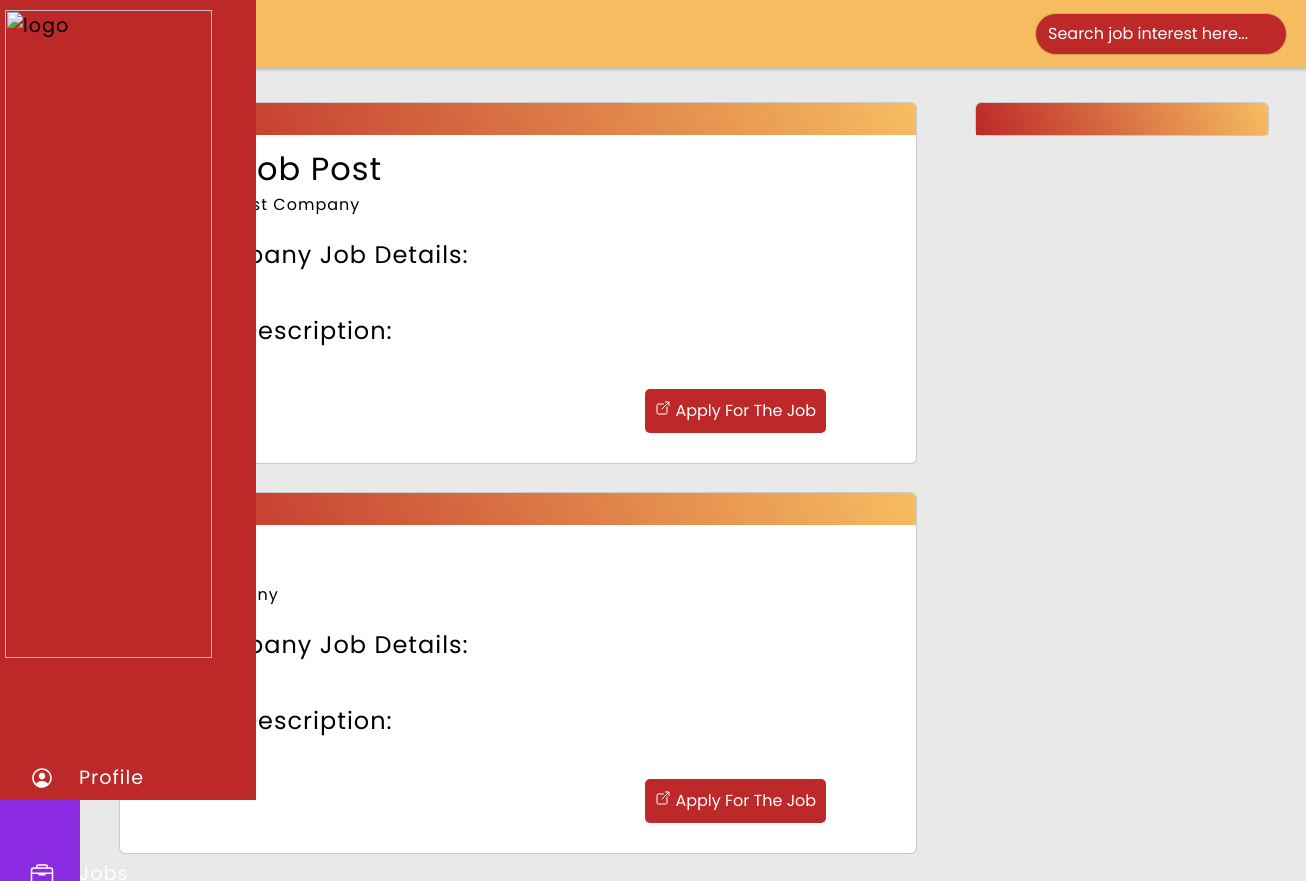
The page /applicantHome/ (signed in) on the database as committed earlier.
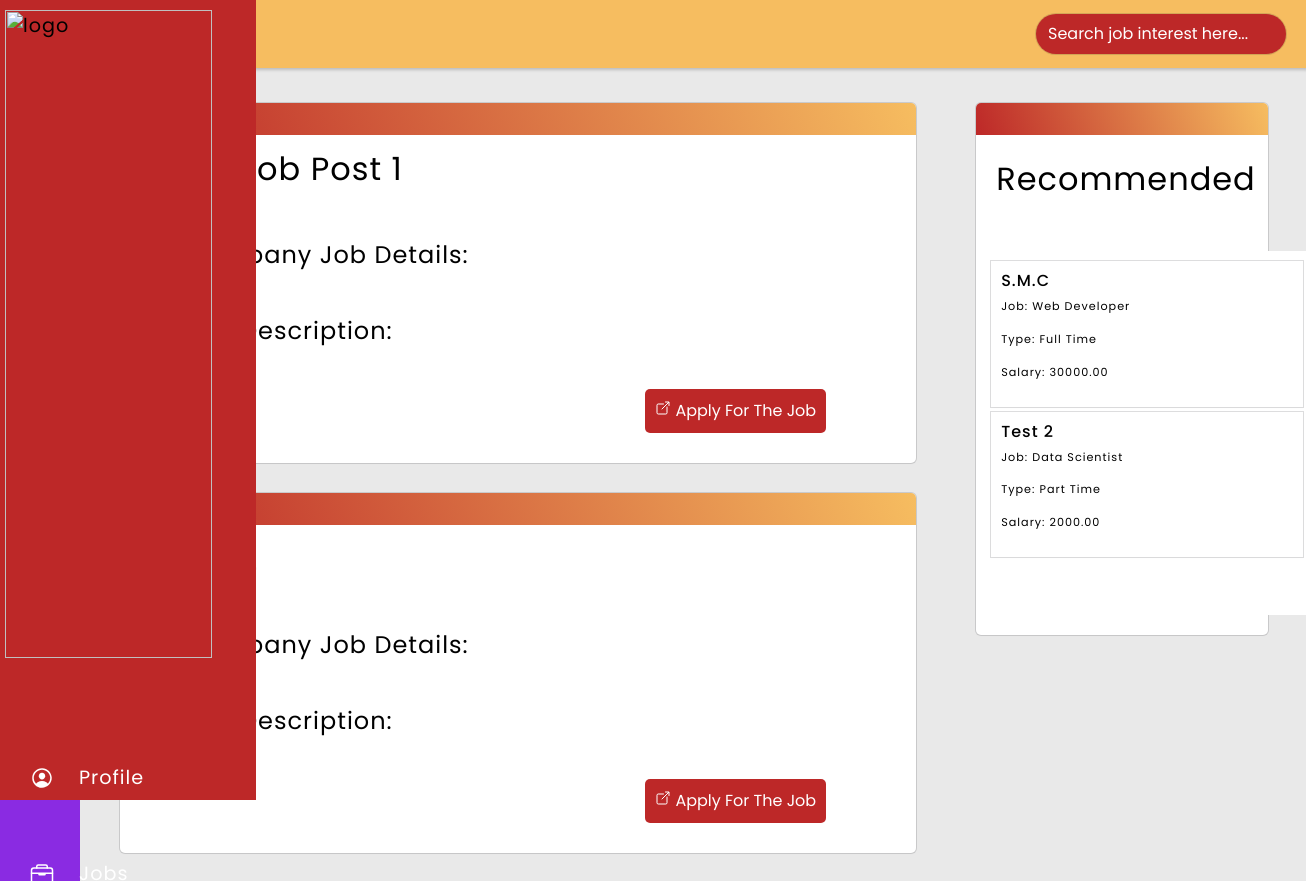
The same page on the database as committed later.
### main/models.py (models this page shows, shortened)
class Job_Post(models.Model):
    profile = models.ForeignKey(Profile, on_delete=models.CASCADE, null=True, related_name='job_posts')
    title = models.CharField(max_length=255)
    company_name = models.CharField(max_length=255)
    job_position = models.CharField(max_length=255)
    address = models.CharField(max_length=255)
    PART_TIME = 'Part Time'
    FULL_TIME = 'Full Time'
    EMPLOYMENT_TYPE_CHOICES = [
        (PART_TIME, 'Part Time'),
        (FULL_TIME, 'Full Time'),
    ]
    employment_type = models.CharField(
        max_length=20,
        choices=EMPLOYMENT_TYPE_CHOICES,
        default=FULL_TIME,
    )
    salary_offer = models.DecimalField(max_digits=10, decimal_places=2)
    primary_duties = models.TextField()
    job_description = models.TextField()
    field_of_expertise = models.ManyToManyField('Field_of_Expertise', blank=True)
    skills_recommended = models.ManyToManyField('Skill', blank=True)
    created_at = models.DateTimeField(auto_now_add=True)

class Field_of_Expertise(models.Model):
    name = models.CharField(max_length=255, unique=True)

### main/views.py (the view)
# urls.py: path("applicantHome/", views.employeeHome, name="applicantHome"),
@login_required
def employeeHome(request):
    job_posts = Job_Post.objects.all()
    user_profile = request.user.profile
    user_skills = user_profile.skills.all() if user_profile else []
    recommended_jobs = Job_Post.objects.filter(skills_recommended__in=user_skills).distinct()
    return render(request, "main/Applicant/applicant-jobs.html", {'job_posts': job_posts, 'recommended_jobs': recommended_jobs})

### main/templates/main/Applicant/applicant-jobs.html (shortened to what this page needs)
{% load static %}
<html>
    <head>
        <link rel="stylesheet" href="https://cdn.jsdelivr.net/npm/bootstrap@4.0.0/dist/css/bootstrap.min.css">
        <link rel="stylesheet" type="text/css" href="{% static 'css/employee-jobs.css' %}">
    </head>
    <body>
        <div class="main-container">
                <div class="flex-container">
                    <div class="popup-nav">
                        <div class="logo">
                            <img class="logo" src="{% static 'img/JobPortal Logo Emblem.png' %}" alt="logo">
                        </div>
                        <ul class="navbar-nav">
                            <li class="nav-item">
                                <a href="{% url 'applicantProfile' %}" class="nav-link">
                                    <ion-icon name="person-circle-outline"></ion-icon>
                                </a>
                            </li>
                            <li class="nav-item">
                                <a href="{% url 'applicantHome' %}" class="nav-link">
                                    <ion-icon name="briefcase-outline"></ion-icon>
                                </a>
                            </li>
                        </ul>
                    </div>
                </div>
                <div class="right-container">
                    <div class="client-header">
                        <div class="client-flex">
                            <span>Jobs</span>
                            <div class="search-container">
                                <input type="text" placeholder="Search job interest here...">
                            </div>
                        </div>
                    </div>
                    <div class="profile-container">
                        <div class="grid-profile">
                            {% for job_post in job_posts %}
                                <div class="name">
                                    <div class="top-design"></div>
                                    <div class="company-info">
                                        <span class="company-name">{{ job_post.title }}</span>
                                        <span class="company-add">{{ job_post.company_name }}</span>
                                            <details class="accordion">
                                                <summary class="accordion-btn">Company Job Details:</summary>
                                            </details>
                                        <div class="peronal-info-container">
                                            <details class="accordion">
                                                <summary class="accordion-btn">Job Description:</summary>
                                            </details>
                                        </div>
                                        <div class="flex-edit">
                                            <div class="edit-container">
                                                <a href="{% url 'applicantViewJob' job_post.id %}">
                                                    <button class="edit"><ion-icon name="open-outline"></ion-icon> Apply For The Job</button>
                                                </a>
                                            </div>
                                        </div>
                                    </div>
                                </div>
                            {% endfor %}
                        </div>
                        <div class="recco">
                            <div class="top-design"></div>
                            {% if recommended_jobs %}
                                <div class="recco-container">
                                    <span>Recommended</span>
                                    <div class="recco-scroll">
                                        {% for recommended_job in recommended_jobs %}
                                            <div class="recco-company">
                                                <h1>{{ recommended_job.company_name }}</h1>
                                                <p>Job: {{ recommended_job.field_of_expertise.first.name }}</p>
                                                <p>Type: {{ recommended_job.employment_type }}</p>
                                                <p>Salary: {{ recommended_job.salary_offer }}</p>
                                            </div>
                                        {% endfor %}
                                    </div>
                                </div>
                            {% endif %}
                            </div>
                        </div>
                    </div>
                </div>
    </body>
</html>

### main/static/css/employee-jobs.css (style rules this page uses)
body { padding: 0; margin: 0; color: #000; background-color: #e9e9e9; font-family: Poppins; letter-spacing: 1px; }
.main-container { position: relative; width: 100%; height: 1005px; margin: 0 auto; }
.flex-container { position: fixed; display: flex; width: 5rem; height: 1005px; padding: 0; background: blueviolet; transition: 2s; }
.popup-nav { margin: 0; width: 5rem; height: 100vh; position: fixed; background-color: #bd2828; transition: 1s ease; font-size: 1.2rem; }
.navbar-nav { list-style: none; padding: 0; margin: 0; display: flex; flex-direction: column; align-items: center; }
.logo img { position: relative; margin: 10px 0 0 5px; padding-left: 0; max-width:100%; width: 90%; height: auto; transform: scale(1,1); }
.nav-item { width: 100%; margin: 0 0 0 10px; padding: 0 5px; }
.nav-link { display: flex; align-items: center; height: 6rem; color: #fff; text-decoration: none; transition: 2s; }
.nav-link ion-icon { font-size: 1.5rem; min-width: 2rem; margin: 0 1rem; }
.right-container { margin-left: 5rem; width: cal(100%-5rem); height: 100%; max-height: 5000px; background: #e9e9e9; transition: .5s; }
.client-header { padding: 10px 20px; background: #f6bd60; box-shadow: 0px 0px 3px 2px rgba(0,0,0,0.2); }
.client-flex { display: flex; align-items: center; justify-content: space-between; }
.client-flex span { font-size: 2rem; }
.search-container { display: flex; justify-content: space-around; width: 250px; height: 40px; padding: 0 10px; background: #bd2828; border-radius: 20px; box-shadow: rgba(0, 0, 0, 0.02) 0px 1px 3px 0px, rgba(27, 31, 35, 0.15) 0px 0px 0px 1px; }
.search-container input { flex-grow: 1; color: #fff; background: 0; border: 0; outline: 0; }
.profile-container { display: flex; width: max(25%, cal(100%-5rem)); height: fit-content; margin: 5px 0; padding: 30px; }
.grid-profile { grid-column: 1/3; width: max(25%, 70%); }
.name { width: cal(100%-5rem); margin: 0 10px 30px; background: #fff; border-radius: 5px; box-shadow: rgba(0, 0, 0, 0.02) 0px 1px 3px 0px, rgba(27, 31, 35, 0.15) 0px 0px 0px 1px; }
.company-info { width: cal(100%-5rem); margin: 0 10px 30px; padding: 10px 30px; display: grid; grid-row: 1; }
.top-design { width: 100%; height: 2rem; background: linear-gradient(70deg, #bd2828, #f6bd60); border-top-right-radius: 5px; border-top-left-radius: 5px; }
.company-name { font-size: 2rem; }
.accordion { margin: 20px 0; }
.accordion-btn { font-size: 1.5rem; }
.flex-edit { display: flex; justify-content: end; }
.edit-container { margin: 0 10px; padding: 20px 40px; }
.edit-container button { padding: 10px; color: #fff; border: 0; background: #bd2828; border-radius: 5px; cursor: pointer; }
.recco { position:sticky; top: 10px; margin: 0 0 0 50px; width: 25%; height: fit-content; border-radius: 5px; background: #fff; box-shadow: rgba(0, 0, 0, 0.02) 0px 1px 3px 0px, rgba(27, 31, 35, 0.15) 0px 0px 0px 1px; }
.recco-container { display: grid; justify-content: left; width: 100%; height: 500px; padding: 20px 0 ; margin: 0 10px; text-align: center; border-radius: 5px; }
.recco-scroll { width: 115%; padding: 5px; overflow: hidden; overflow-y: scroll; background: #fff; }
.recco-container span { text-align: left; margin: 0 10px; font-size: 2rem; }
.recco-company { width: 100%; height: fit-content; margin: 5px 0; padding: 10px; box-shadow: rgba(0, 0, 0, 0.02) 0px 1px 3px 0px, rgba(27, 31, 35, 0.15) 0px 0px 0px 1px; }
.recco-company h1 { text-align: left; font-size: 1rem; }
.recco-company p { text-align: left; font-size: .7rem; }

Rows that differ between the two databases and show on the page:
removed Job_Post: company_name "DexCompany"
now on one of the page's lists (row edited): Job_Post: company_name "S.M.C", field_of_expertise.first.name "Web Developer", employment_type "Full Time", salary_offer "30000.00"
changed Job_Post: title "Test Job Post" → "Test Job Post 1"; company_name "Marcus Best Company" → (not shown)
added Job_Post: company_name "Test 2", field_of_expertise.first.name "Data Scientist", employment_type "Part Time", salary_offer "2000.00"
Other text that changed with them:
text now shown: "Recommended"
